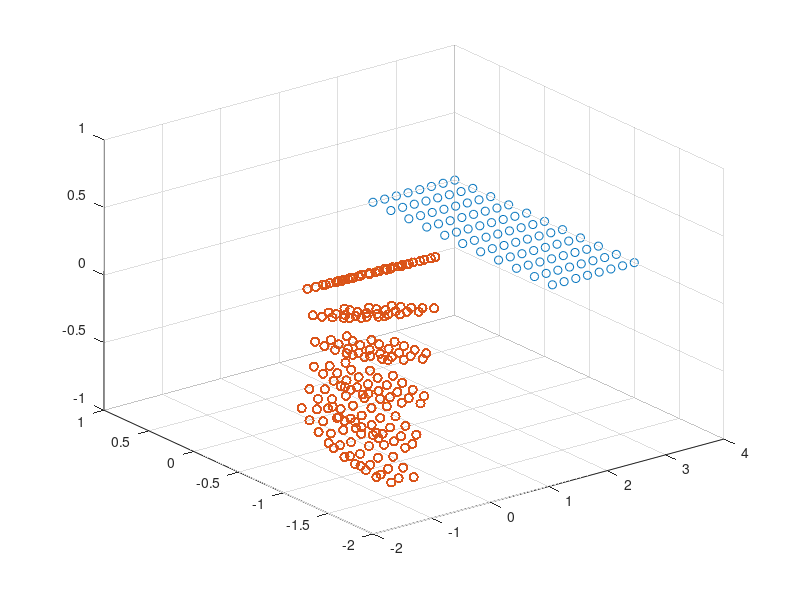
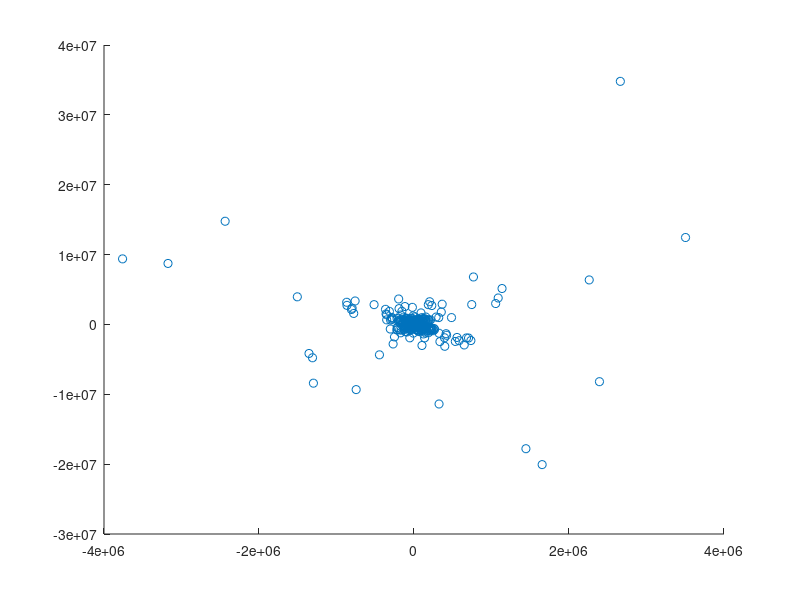

Reproduce these figures in MATLAB, in order.
[sprays_x, sprays_y] = meshgrid(2.6 : 0.2 : 4.0, -1.0 : 0.2 : 1.0);
sprays_x = reshape(sprays_x, [], 1);
sprays_y = reshape(sprays_y, [], 1);
% scatter(sprays_x, sprays_y);
% figure();

gt_proj = [
	434.8289178042981	0					500.5	0;
	0					434.8289178042981	330.5	0;
	0					0					1		0
];

gt_CAM_to_FOREARM = [
	1 0 0 0;
	0 1 0 0;
	0 0 1 0;
	0 0 0 1
];

FOREARM_to_BASE_all = csvread('arm_positions.csv');
FOREARM_to_BASE_all = FOREARM_to_BASE_all(:, 1 : end - 1);
FOREARM_to_BASE_all = reshape(FOREARM_to_BASE_all, [], 4, 4);
for i = 1 : size(FOREARM_to_BASE_all, 1)
	%They get read in transposed for some reason.
	FOREARM_to_BASE_all(i, :, :) = squeeze(FOREARM_to_BASE_all(i, :, :))';
end

BASE_to_POINT_all = nan(size(sprays_x, 1), 4, 4);
for i = 1 : size(sprays_x, 1)
	BASE_to_POINT_all(i, :, :) = [
		1  0  0  sprays_x(i);
		0  1  0  sprays_y(i);
		0  0  1  0
		0  0  0  1
	];
end

data_lines = nan(size(BASE_to_POINT_all, 1) * size(FOREARM_to_BASE_all, 1), 34);

btps = nan(size(BASE_to_POINT_all, 1), 3);
btfs = nan(size(data_lines, 1), 3);

i = 1;
for s = 1 : size(BASE_to_POINT_all, 1)
	BASE_to_POINT = squeeze(BASE_to_POINT_all(s, :, :));
	
	btps(s, 1) = BASE_to_POINT(1, 4);
	btps(s, 2) = BASE_to_POINT(2, 4);
	btps(s, 3) = BASE_to_POINT(3, 4);
	
	for v = 1 : size(FOREARM_to_BASE_all, 1)
		FOREARM_to_BASE = squeeze(FOREARM_to_BASE_all(v, :, :));
		CAM_to_POINT = gt_CAM_to_FOREARM * FOREARM_to_BASE * BASE_to_POINT;
		
		point = [CAM_to_POINT(1, 4); CAM_to_POINT(2, 4); CAM_to_POINT(3, 4); 1];
		projected_point = gt_proj * point;
		
		data_lines(i, :) = [
			reshape(BASE_to_POINT, 1, []) reshape(FOREARM_to_BASE, 1, []) 0 0
		];
		data_lines(i, 33) = projected_point(1) / projected_point(3);
		data_lines(i, 34) = projected_point(2) / projected_point(3);
		%data_lines(i, 33) = point(1);
		%data_lines(i, 34) = point(2);
		
		btfs(i, 1) = FOREARM_to_BASE(1, 4);
		btfs(i, 2) = FOREARM_to_BASE(2, 4);
		btfs(i, 3) = FOREARM_to_BASE(3, 4);
		
		i = i + 1;
	end
end

scatter3(btps(:, 1), btps(:, 2), btps(:, 3));
hold on;
scatter3(btfs(:, 1), btfs(:, 2), btfs(:, 3));
hold off;

figure();
scatter(data_lines(:, 33), data_lines(:, 34));

csvwrite('synthetic_data_cam.csv', data_lines);